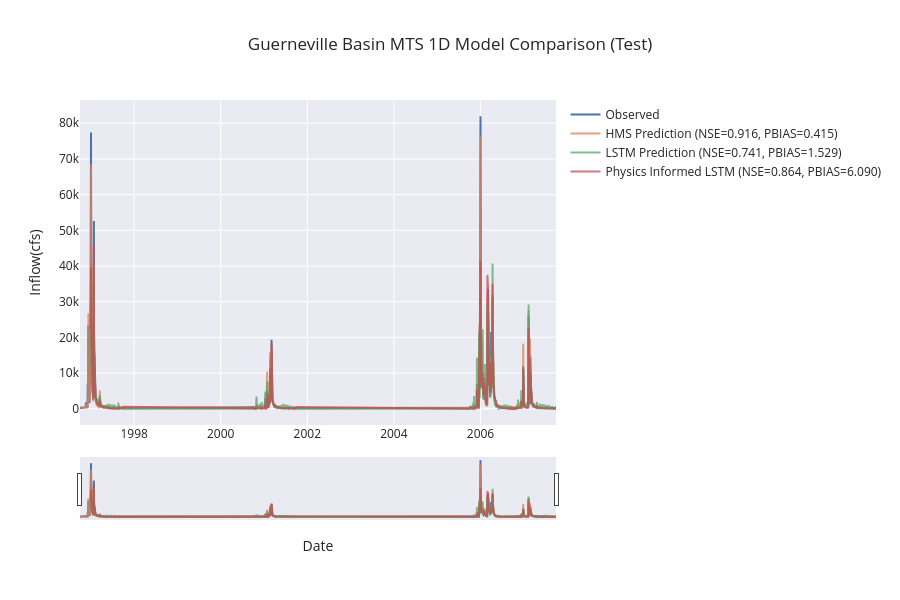

The cell this chart's notebook holds for it:
### Code cell
if not skip_best_model_test:
    plot_timeseries_comparison(source=(no_physics_test_csv_1D, physics_test_csv_1D, path_to_physics_data_1D), title="Guerneville Basin MTS 1D Model Comparison (Test)", backend="plotly", metrics=["NSE", "PBIAS"], metrics_out="guerneville_mts_test_metrics_1D.csv", ts_out="guerneville_mts_test_1D_combined_ts.csv", fig_out="guerneville_mts_test_1D_model_comparison.png", legend_font=12, axis_font=22)
else:
    plot_timeseries_comparison(source=combined_df_test_1D, title="Guerneville Basin MTS 1D Model Comparison (Test)", backend="plotly", metrics=["NSE", "PBIAS"], metrics_out="guerneville_mts_test_metrics_1D.csv", ts_out="guerneville_mts_test_1D_combined_ts.csv", fig_out="guerneville_mts_test_1D_model_comparison.png", legend_font=12, axis_font=22)

### Figure 1 — Plotly figure (JSON) as saved in the notebook; plotly's stock layout.template omitted (floating-point values rounded to 4 significant figures; data arrays with more than 128 entries replaced by an {"elided": "..."} marker saying what was removed)
{"data": [{"line": {"width": 2}, "mode": "lines", "name": "Observed", "type": "scatter", "x": {"elided": "1460 str values"}, "y": {"elided": "1460 float values"}}, {"line": {"width": 2}, "mode": "lines", "name": "HMS Prediction (NSE=0.916, PBIAS=0.415)", "opacity": 0.75, "type": "scatter", "x": {"elided": "1460 str values"}, "y": {"elided": "1460 float values"}}, {"line": {"width": 2}, "mode": "lines", "name": "LSTM Prediction (NSE=0.741, PBIAS=1.529)", "opacity": 0.75, "type": "scatter", "x": {"elided": "1460 str values"}, "y": {"elided": "1460 float values"}}, {"line": {"width": 2}, "mode": "lines", "name": "Physics Informed LSTM (NSE=0.864, PBIAS=6.090)", "opacity": 0.75, "type": "scatter", "x": {"elided": "1460 str values"}, "y": {"elided": "1460 float values"}}], "layout": {"height": 600, "hovermode": "x unified", "legend": {"bgcolor": "rgba(0,0,0,0)", "font": {"size": 12}, "x": 1.02, "xanchor": "left", "y": 1, "yanchor": "top"}, "margin": {"r": 300}, "title": {"text": "Guerneville Basin MTS 1D Model Comparison (Test)"}, "xaxis": {"rangeslider": {"visible": true}, "title": {"text": "Date"}, "type": "date"}, "yaxis": {"title": {"text": "Inflow(cfs)"}}}}
